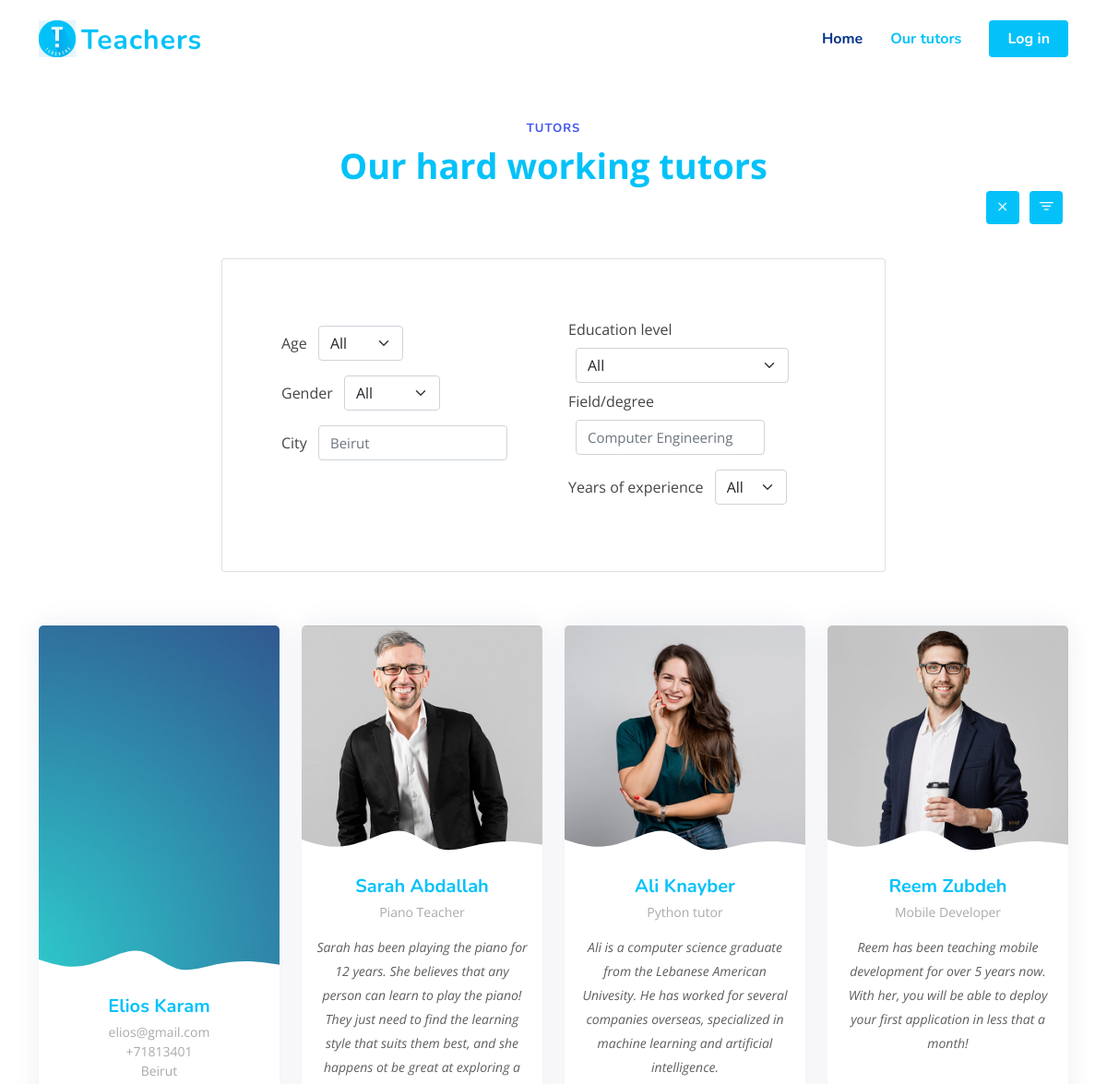
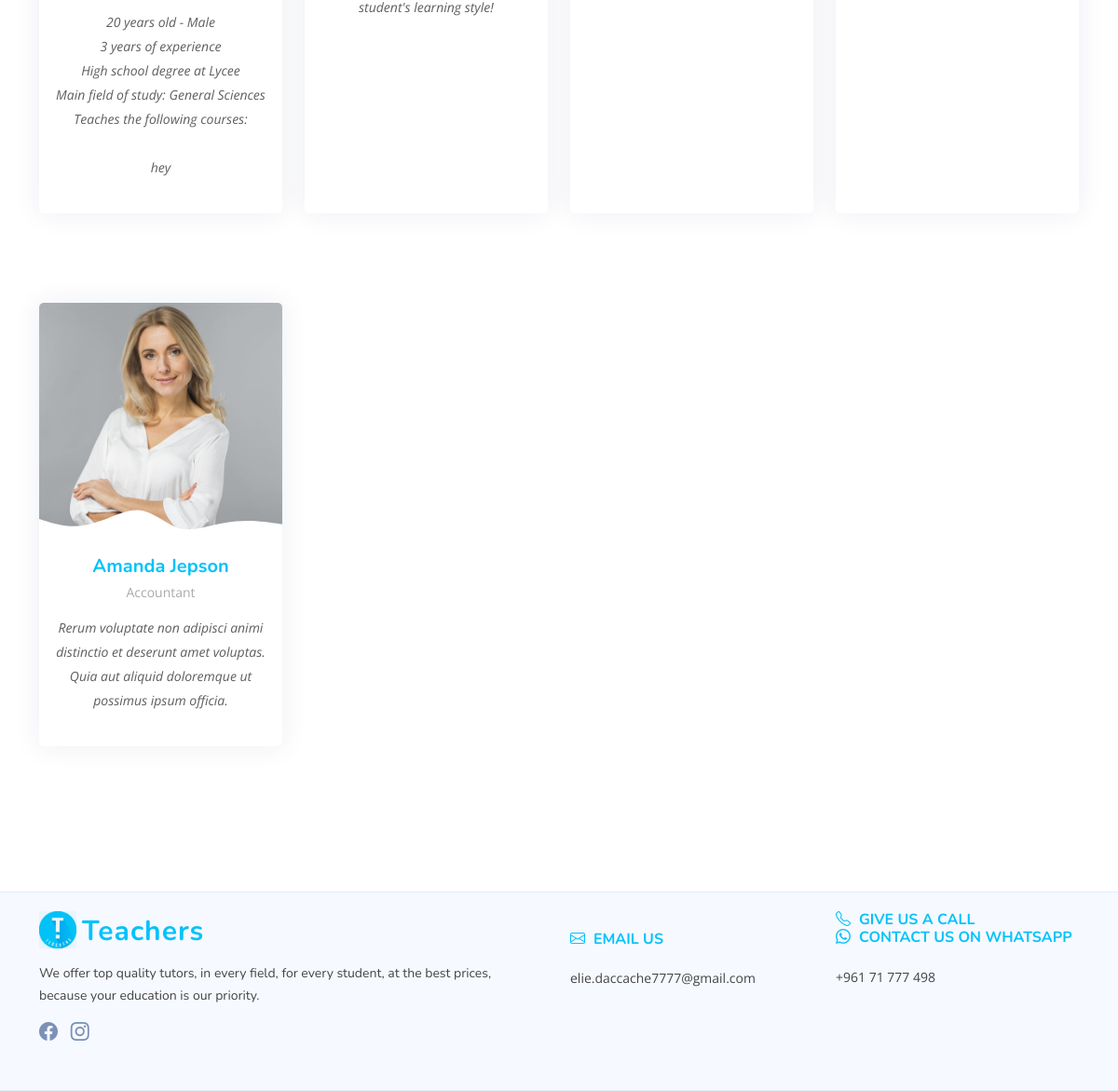
Screenshot of /tutors_page.php with the database file from the repository (2 pictures, top to bottom).
### tables this page shows
CREATE TABLE `tutors` (
  `tutor_ID` int(11) NOT NULL,
  `user_id` int(11) NOT NULL,
  `gender` varchar(250) NOT NULL,
  `years_of_experience` varchar(250) NOT NULL,
  `education_level` varchar(250) NOT NULL,
  `major` varchar(250) NOT NULL,
  `year_born` int(11) NOT NULL,
  `city` varchar(250) NOT NULL,
  `college_name` varchar(250) NOT NULL,
  `cv` varchar(250) NOT NULL,
  `profile_image` varchar(250) NOT NULL,
  `description` varchar(250) NOT NULL
);

CREATE TABLE `users` (
  `user_id` int(11) NOT NULL,
  `type` int(250) NOT NULL,
  `first_name` varchar(250) NOT NULL,
  `last_name` varchar(250) NOT NULL,
  `email` varchar(250) NOT NULL,
  `phone_number` varchar(250) NOT NULL,
  `password` text NOT NULL
);

### tutors_page.php (the view, shortened to what this page needs)
<?php
include("connection.php");
$currentYear = date("Y");
$age = "";
$ageQ = "";
switch ($age) {
  default:
      $ageQ = $currentYear-60 . " AND " . $currentYear-18;
}
$gender = "";
$genderQ = "";
switch ($gender) {
  default:
      $genderQ = "%";
}
$city = "";
$cityQ = "%";
$education = "";
$educationQ = "";
switch ($education) {
  default:
      $educationQ = "%";
}
$field = "";
$fieldQ = "%";
$years = "";
$yearsQ = "";
switch ($age) {
  default:
      $yearsQ = "0 AND 9999";
}
$query = "
SELECT
tutor_id, first_name, last_name, email, phone_number, gender, years_of_experience,
education_level, major, year_born, city, college_name, profile_image, description
FROM users JOIN tutors ON `users`.`user_id` = `tutors`.`user_id` WHERE
year_born BETWEEN ". $ageQ . "
AND
gender LIKE '". $genderQ . "'
AND
city LIKE '". $cityQ . "'
AND
education_level LIKE '". $educationQ . "'
AND
major LIKE '". $fieldQ . "'
AND
years_of_experience BETWEEN ". $yearsQ . ";";
$stmt = $connection->prepare($query);
$stmt->execute();
$res = $stmt->get_result();
?>
<!DOCTYPE html>
<html lang="en">
<head>
  <link href="./vendor/bootstrap/css/bootstrap.min.css" rel="stylesheet">
  <link href="./vendor/bootstrap-icons/bootstrap-icons.css" rel="stylesheet">
  <link href="./vendor/aos/aos.css" rel="stylesheet">
  <link href="./vendor/remixicon/remixicon.css" rel="stylesheet">
  <link href="./vendor/swiper/swiper-bundle.min.css" rel="stylesheet">
  <link href="./vendor/glightbox/css/glightbox.min.css" rel="stylesheet">
  <link href="./css/style.css" rel="stylesheet">
  <link href="./css/style2.css" rel="stylesheet">
</head>
<body>
  <header id="header" class="header fixed-top">
    <div class="container-fluid container-xl d-flex align-items-center justify-content-between">
      <a href="index.html" class="logo d-flex align-items-center">
        <img src="./img/logo.png" alt="">
        <span>Teachers</span>
      </a>
      <nav id="navbar" class="navbar">
        <ul>
          <li><a class="nav-link scrollto" href="index.html">Home</a></li>
          <li><a class="nav-link scrollto active" href="tutors_page.php">Our tutors</a></li>
          <li><a class="getstarted scrollto" href="login.html">Log in</a></li>
        </ul>
      </nav>
    </div>
  </header>
    <section id="team" class="team">
      <div class="container">
        <div class="row gy-4 my-5">
          <header class="section-header p-0">
            <h2>Tutors</h2>
            <p>Our hard working tutors</p>
          </header>
          <div class="row my-1 p-0">
            <div class="col-11"></div>
            <div class="col-1 d-flex justify-content-around p-0">
              <button class="filter-button" onclick="clear_filters()"><i class="bi bi-x"></i></button>
              <button class="filter-button" onclick="filter()"><i class="bi bi-filter" ></i></button>
            </div>
          </div>
          <div class="collapse show container my-1" id="filter-panel">
            <form action="tutors_page.php">
              <div class="thin-container row card card-body d-flex flex-row justify-content-around p-5">
                <div class="col-12 col-md-6 p-3">
                  <span>Age</span>
                  <select name="age" id="age" onchange="this.form.submit()" class="form-select w-auto d-inline-block m-2">
                    <option value="all" <?php if ($age == "all" || $age == "") { ?> selected <?php }?> >All</option>
                  </select>
                  <br>
                  <span>Gender</span>
                  <select name="gender" id="gender" onchange="this.form.submit()" class="form-select w-auto d-inline-block m-2">
                    <option value="all" <?php if ($gender == "all" || $gender == "") { ?> selected <?php }?> >All</option>
                  </select>
                  <br>
                  <span>City</span>
                  <input type="text" name="city" id="city" placeholder="Beirut" onchange="this.form.submit()"
                  value="<?php echo $city ?>" class="form-control w-auto d-inline-block m-2">
                </div>
                <div class="col-12 col-md-6 p-3">
                  <span>Education level</span>
                  <select name="education" id="education" onchange="this.form.submit()" class="form-select w-auto d-inline-block m-2">
                    <option value="all" <?php if ($education == "all" || $education == "") { ?> selected <?php }?> >All</option>
                  </select>
                  <br>
                  <span>Field/degree</span>
                  <input type="text" name="field" id="field" placeholder="Computer Engineering" onchange="this.form.submit()"
                  value="<?php echo $field ?>" class="form-control w-auto d-inline-block m-2">
                  <br>
                  <span>Years of experience</span>
                  <select name="years" id="years" onchange="this.form.submit()" class="form-select w-auto d-inline-block m-2">
                    <option value="all" <?php if ($years == "all" || $years = "") { ?> selected <?php }?> >All</option>
                  </select>
                </div>
              </div>
            </form>
          </div>
          <?php
          while($r = $res->fetch_assoc()) {
            $id = $r["tutor_id"];
            $name = $r["first_name"] ." ". $r["last_name"];
            $email = $r["email"];
            $phone = "+" . $r["phone_number"];
            $gender = $r["gender"];
            $years = $r["years_of_experience"];
            $education = "";
                switch ($r["education_level"]) {
                  case "0":
                      $education = "High school degree";
                      break;
                }
            $field = $r["major"];
            $age = date("Y") - $r["year_born"];
            $city = $r["city"];
            $school = $r["college_name"];
            $image = "/tutor_image/" . $r["profile_image"];
            $description = $r["description"];
            $courses = "";
                $query = "SELECT * FROM `tutor_courses` JOIN `courses` ON `tutor_courses`.`course_id` = `courses`.`course_id`
                WHERE `tutor_id` = ?";
                $stmt = $connection->prepare($query);
                $stmt->bind_param("d", $id);
                $stmt->execute();
                $res = $stmt->get_result();
            ?>
              <div class="col-lg-3 col-md-6 d-flex align-items-stretch my-5" data-aos="fade-up" data-aos-delay="10">
                <div class="member">
                  <div class="member-img">
                    <img src="<?php echo $image ?>" class="img-fluid" alt="">
                  </div>
                  <div class="member-info">
                    <h4><?php echo $name ?></h4>
                    <span><?php echo $email ?></span>
                    <span><?php echo $phone ?></span>
                    <span><?php echo $city ?></span>
                    <p>
                    <?php echo $age ?> years old - <?php echo $gender ?> <br>
                    <?php echo $years ?> years of experience <br>
                    <?php echo $education ?> at <?php echo $school ?> <br>
                    Main field of study: <?php echo $field ?> <br>
                    Teaches the following courses: <br>
                    <?php echo $courses ?> <br>
                    <?php echo $description ?>
                    </p>
                  </div>
                </div>
              </div>
          <?php }?>
          <div class="col-lg-3 col-md-6 d-flex align-items-stretch my-5" data-aos="fade-up" data-aos-delay="100">
            <div class="member">
              <div class="member-img">
                <img src="./img/team/team-1.jpg" class="img-fluid" alt="">
              </div>
              <div class="member-info">
                <h4>Sarah Abdallah</h4>
                <span>Piano Teacher</span>
                <p>Sarah has been playing the piano for 12 years. She believes that any person can learn to play the
                  piano! They just need to find the learning style that suits them best, and she happens ot be great at
                  exploring a student's learning style! </p>
              </div>
            </div>
          </div>
          <div class="col-lg-3 col-md-6 d-flex align-items-stretch my-5" data-aos="fade-up" data-aos-delay="200">
            <div class="member">
              <div class="member-img">
                <img src="./img/team/team-2.jpg" class="img-fluid" alt="">
              </div>
              <div class="member-info">
                <h4>Ali Knayber</h4>
                <span>Python tutor</span>
                <p>Ali is a computer science graduate from the Lebanese American Univesity. He has worked for several
                  companies overseas, specialized in machine learning and artificial intelligence.</p>
              </div>
            </div>
          </div>
          <div class="col-lg-3 col-md-6 d-flex align-items-stretch my-5" data-aos="fade-up" data-aos-delay="300">
            <div class="member">
              <div class="member-img">
                <img src="./img/team/team-3.jpg" class="img-fluid" alt="">
              </div>
              <div class="member-info">
                <h4>Reem Zubdeh</h4>
                <span>Mobile Developer</span>
                <p>Reem has been teaching mobile development for over 5 years now. With her, you will be able to deploy
                  your first application in less that a month!</p>
              </div>
            </div>
          </div>
          <div class="col-lg-3 col-md-6 d-flex align-items-stretch my-5" data-aos="fade-up" data-aos-delay="400">
            <div class="member">
              <div class="member-img">
                <img src="./img/team/team-4.jpg" class="img-fluid" alt="">
              </div>
              <div class="member-info">
                <h4>Amanda Jepson</h4>
                <span>Accountant</span>
                <p>Rerum voluptate non adipisci animi distinctio et deserunt amet voluptas. Quia aut aliquid doloremque
                  ut possimus ipsum officia.</p>
              </div>
            </div>
          </div>
        </div>
      </div>
    </section>
<footer id="footer" class="footer">
  <div class="footer-top">
    <div class="container">
      <div class="row gy-4">
        <div class="col-lg-6 col-md-12 footer-info">
          <a href="index.html" class="logo d-flex align-items-center">
            <img src="./img/logo.png" alt="">
            <span>Teachers</span>
          </a>
          <p>We offer top quality tutors, in every field, for every student, at the best prices, <br>
            because your education is our priority.</p>
          <div class="social-links mt-3">
              <a href="https://www.facebook.com/Teachers.leb/" class="facebook"><i class="bi bi-facebook"></i></a>
              <a href="https://www.instagram.com/teachers.lb/" class="instagram"><i class="bi bi-instagram"></i></a>
          </div>
        </div>
        <div class="col-lg-3 col-5 footer-links">
          <br> <br class="d-block d-md-none">
          <h4><i class="bi bi-envelope"></i>&ThickSpace; Email us</h4> <br>
          elie.daccache7777@gmail.com
        </div>
        <div class="col-lg-3 col-5 footer-contact text-center text-md-start">
          <h4>
            <i class="bi bi-telephone"></i>&ThickSpace; Give us a call <br>
            <i class="bi bi-whatsapp"></i>&ThickSpace; Contact us on WhatsApp</h4> <br>
          +961 71 777 498
        </div>
      </div>
    </div>
  </div>
</footer>
</body>
</html>

### css/style.css (style rules this page uses)
:root { scroll-behavior: smooth; }
body { font-family: "Open Sans", sans-serif; color: #444444; }
a { color: #4154f1; text-decoration: none; }
h1, h2, h3, h4, h5, h6 { font-family: "Nunito", sans-serif; }
section { padding: 60px 0; overflow: hidden; }
.section-header { text-align: center; padding-bottom: 40px; }
.section-header h2 { font-size: 13px; letter-spacing: 1px; font-weight: 700; margin: 0; color: #4154f1; text-transform: uppercase; }
.section-header p { margin: 10px 0 0 0; padding: 0; font-size: 38px; line-height: 42px; font-weight: 700; color: #04c2f9 ; }
.header { transition: all 0.5s; z-index: 997; padding: 20px 0; }
.header .logo { line-height: 0; }
.header .logo img { max-height: 40px; margin-right: 6px; }
.header .logo span { font-size: 30px; font-weight: 700; letter-spacing: 1px; color: #04c2f9 ; font-family: "Nunito", sans-serif; margin-top: 3px; }
.navbar { padding: 0; }
.navbar ul { margin: 0; padding: 0; display: flex; list-style: none; align-items: center; }
.navbar li { position: relative; }
.navbar a, .navbar a:focus { display: flex; align-items: center; justify-content: space-between; padding: 10px 0 10px 30px; font-family: "Nunito", sans-serif; font-size: 16px; font-weight: 700; color: #013289; white-space: nowrap; transition: 0.3s; }
.navbar a:hover, .navbar .active, .navbar .active:focus, .navbar li:hover > a { color: #04c2f9; }
.navbar .getstarted, .navbar .getstarted:focus { background: #04c2f9; padding: 8px 20px; margin-left: 30px; border-radius: 4px; color: #fff; }
.team { background: #fff; padding: 60px 0; }
.team .member { overflow: hidden; text-align: center; border-radius: 5px; background: #fff; box-shadow: 0px 0 30px rgba(1, 41, 112, 0.08); transition: 0.3s; }
.team .member .member-img { position: relative; overflow: hidden; }
.team .member .member-img:after { position: absolute; content: ""; left: 0; bottom: 0; height: 100%; width: 100%; background: url(../img/team-shape.svg) no-repeat center bottom; background-size: contain; z-index: 1; }
.team .member .member-info { padding: 10px 15px 20px 15px; }
.team .member .member-info h4 { font-weight: 700; margin-bottom: 5px; font-size: 20px; color: #04c2f9 ; }
.team .member .member-info span { display: block; font-size: 14px; font-weight: 400; color: #aaaaaa; }
.team .member .member-info p { font-style: italic; font-size: 14px; padding-top: 15px; line-height: 26px; color: #5e5e5e; }
.footer { background: #f6f9ff; font-size: 14px; }
form { margin-top: 20px; padding: 6px 10px; position: relative; border-radius: 4px; }
.footer .footer-top { border-top: 1px solid #e1ecff; border-bottom: 1px solid #e1ecff; padding: 20px 0 20px 0; }
.footer .footer-top .footer-info { margin-bottom: 30px; }
.footer .footer-top .footer-info .logo { line-height: 0; margin-bottom: 15px; }
.footer .footer-top .footer-info .logo img { max-height: 40px; margin-right: 6px; }
.footer .footer-top .footer-info .logo span { font-size: 30px; font-weight: 700; letter-spacing: 1px; color: #04c2f9 ; font-family: "Nunito", sans-serif; margin-top: 3px; }
.footer .footer-top .footer-info p { font-size: 14px; line-height: 24px; margin-bottom: 0; font-family: "Nunito", sans-serif; }
.footer .footer-top .social-links a { font-size: 20px; display: inline-block; color: rgba(1, 41, 112, 0.5); line-height: 0; margin-right: 10px; transition: 0.3s; }
.footer .footer-top h4 { font-size: 16px; font-weight: bold; color: #04c2f9 ; text-transform: uppercase; position: relative; padding-bottom: 12px; }
.footer .footer-top .footer-links { margin-bottom: 30px; }

### css/style2.css (style rules this page uses)
.filter-button { font-size: 20px; padding: 3px 8px; margin: 3px; background-color: #04c2f9; color: #fff; transition: 0.4s; border: none; border-radius: 4px; }
.thin-container { width: 60vw; margin: auto; }
#footer h4 { margin: 0; padding: 0; }

### rows the page displays
tutors: profile_image (picture), user.last_name "Elios Karam", user.email "elios@gmail.com", user.phone_number "+71813401", city "Beirut", year_born "20", gender "Male", years_of_experience "3", education_level "High school degree", college_name "Lycee", major "General Sciences", description "hey"
